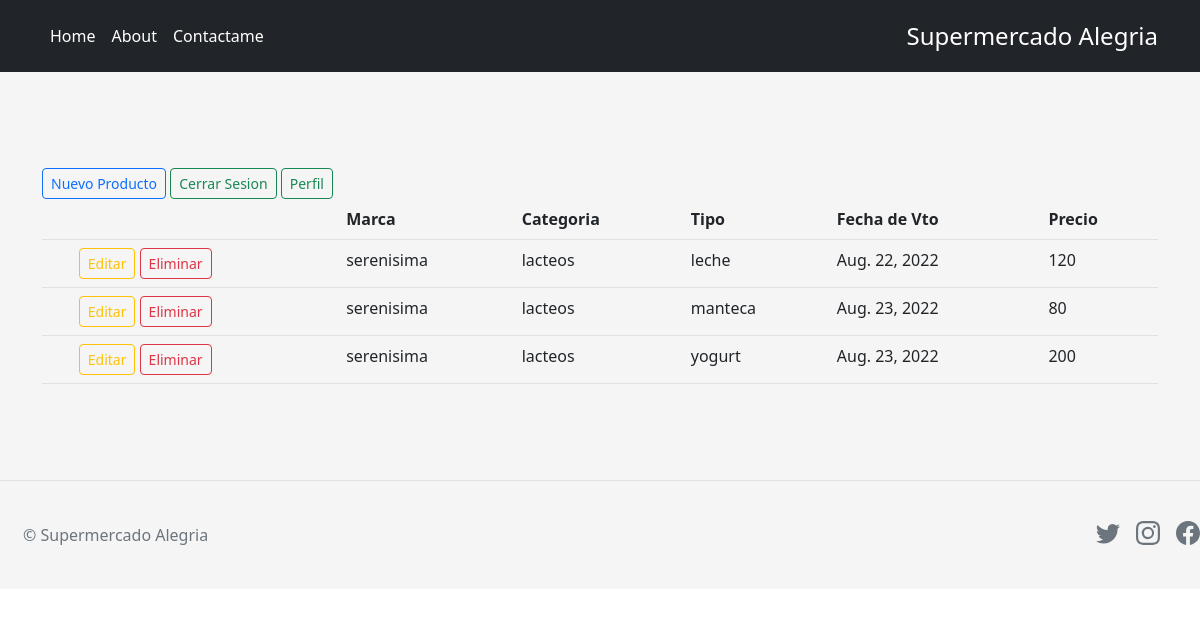
The page /panel/ (signed in) on the database as committed earlier.
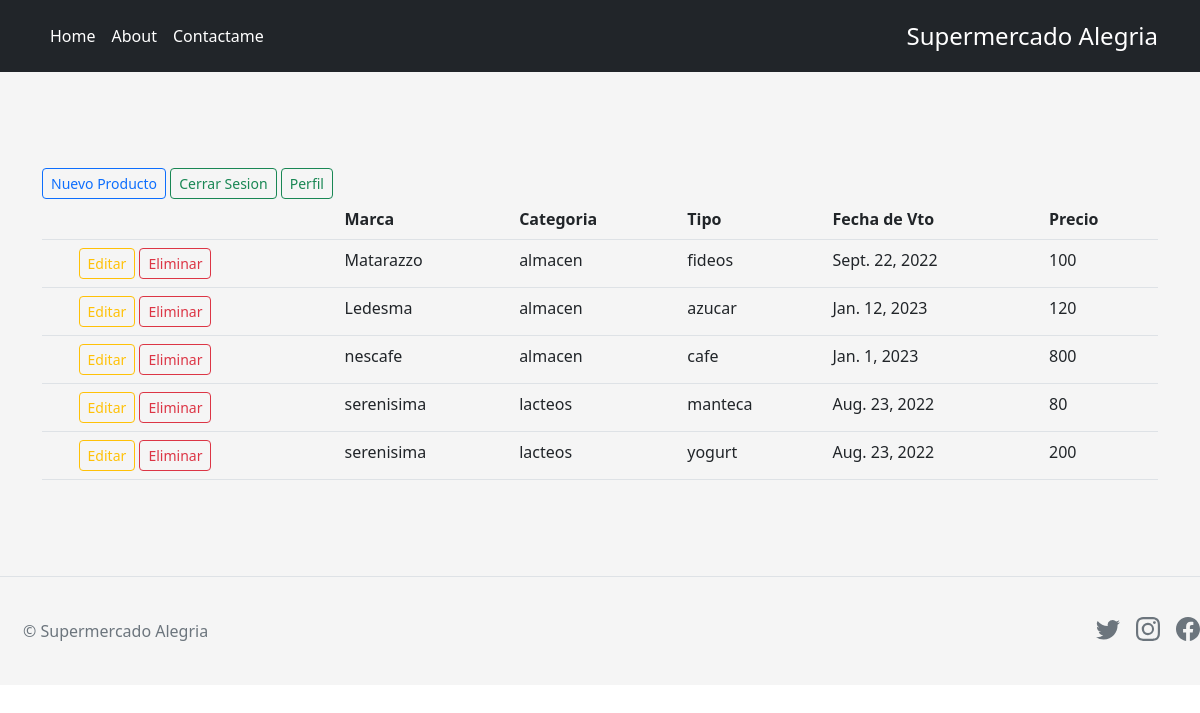
The same page on the database as committed later.
### AppFinal/models.py (models this page shows, shortened)
class Productos(models.Model):
    marca= models.CharField(max_length=40)
    categoria= models.CharField(max_length=40)
    tipo= models.CharField(max_length=40)
    fecha_Vto = models.DateField()
    precio= models.IntegerField()
    image = models.ImageField(upload_to="productos", null=True)

### AppFinal/views.py (the view)
# urls.py: path('panel/', PanelView.as_view(), name='panel-page'),
class PanelView(LoginRequiredMixin, BaseView, ListView):
    queryset = Productos.objects.all()
    template_name = "Productos/productos.html"
    context_object_name = "Productos"

### AppFinal/views.py (called while the page is built)
     def get_context_data(self, **kwargs):
        context = super().get_context_data(**kwargs)
        context['Productos'] = Productos.objects.order_by('categoria')
        return context

### AppFinal/templates/Productos/productos.html
{% extends "principal/base.html" %}
{% block main %}
<main class="flex-shrink-0">
    <div class="container" style="margin-top: 1em;">
     <a type="button" href="{% url "crear-producto" %}" class="btn btn-sm btn-outline-primary">Nuevo Producto </a>
     <a type="button" href= "{% url 'panel-logout' %}" class="btn btn-sm btn-outline-success">Cerrar Sesion </a>
     <a type="button" href="{% url "empleado-detalle" user.id %}" class="btn btn-sm btn-outline-success">Perfil</a>
    <table class="table">
        <thead>
            <tr>
                <th scope="col">  </th>
                <th scope="col">  </th>
                <th scope="col"> Marca </th>
                <th scope="col"> Categoria </th>
                <th scope="col"> Tipo </th>
                <th scope="col"> Fecha de Vto </th>
                <th scope="col"> Precio </th>
            </tr>
        </thead>
             <tbody>
                    {%for Productos in Productos %}
                        <tr>
                            <th scope="row"></th>
                            <td>
                                <a type="button" href="{% url "producto-update"  Productos.id %}" class="btn btn-sm btn-outline-warning">Editar</a>
                                <a type="button" href="{% url "eliminar-producto" Productos.id %}" class="btn btn-sm btn-outline-danger">Eliminar</a>
                            </td>
                            <td>{{Productos.marca}}</td>
                            <td>{{Productos.categoria}}</td>
                            <td>{{Productos.tipo}}</td>
                            <td>{{Productos.fecha_Vto}}</td>
                            <td>{{Productos.precio}}</td>
                        </tr>
                    {% endfor %}
             </tbody>
    </table>
    </div>
</main>
{% endblock %}

### AppFinal/templates/principal/base.html (shortened to what this page needs)
<!doctype html>
<html lang="en" >
  <head>
    <link href="https://cdn.jsdelivr.net/npm/bootstrap@5.2.0/dist/css/bootstrap.min.css" rel="stylesheet">
  </head>
  <body>
      <header class="p-3 text-bg-dark">
        <div class="container">
          <div class="d-flex flex-wrap align-items-center justify-content-center justify-content-lg-start">
              <ul class= "nav col-12 col-lg-auto me-lg-auto mb-2 justify-content-center mb-md-0">
                <li class="nav-item"><a href="{% url 'main-page' %}" class="nav-link px-2 text-white">Home</a></li>
                <li class="nav-item"><a href= "{% url "about" %}"class="nav-link px-2 text-white">About</a></li>
                <li class="nav-item"><a href= "{% url "Contactame" %}"class="nav-link px-2 text-white">Contactame </a></li>
              </ul>
              <div class="text-end">
                <span class="fs-4"> Supermercado Alegria </span>
              </div>
          </div>
        </div>
      </header>
      <main>
      {% block main %}
      {% endblock %}
      </main>
      <footer class="d-flex flex-wrap justify-content-between align-items-center border-top">
        <div class="col-md-4 d-flex align-items-center">
          <a href="/" class="mb-3 me-2 mb-md-0 text-muted text-decoration-none lh-1">
            <svg class="bi" width="15" height="10"><use xlink:href="#bootstrap"/></svg>
          </a>
          <span class="mb-3 mb-md-0 text-muted">&copy; Supermercado Alegria </span>
        </div>
        <ul class="nav col-md-4 justify-content-end list-unstyled d-flex">
          <li class="ms-3"><a class="text-muted" href="https://twitter.com/?lang=es"><svg class="bi" width="24" height="24"><use xlink:href="#twitter"/></svg></a></li>
          <li class="ms-3"><a class="text-muted" href="https://www.instagram.com"><svg class="bi" width="24" height="24"><use xlink:href="#instagram"/></svg></a></li>
          <li class="ms-3"><a class="text-muted" href="https://es-la.facebook.com"><svg class="bi" width="24" height="24"><use xlink:href="#facebook"/></svg></a></li>
        </ul>
      </footer>
  </body>
</html>

### AppFinal/templates/principal/base.html (style rules this page uses)
body { height: 100%; }
footer { display: flex; align-items: center; padding-top: 40px; padding-bottom: 40px; background-color: #f5f5f5; }
main { height: 630px display: flex; align-items: center; padding-top: 40px; padding-bottom: 40px; background-color: #f5f5f5; }
.bi { vertical-align: -.125em; fill: currentColor; }

Rows that differ between the two databases and show on the page:
removed Productos: marca "serenisima", categoria "lacteos", tipo "leche", fecha_Vto "Aug. 22, 2022", precio "120"
added Productos: marca "Matarazzo", categoria "almacen", tipo "fideos", fecha_Vto "Sept. 22, 2022", precio "100"
added Productos: marca "Ledesma", categoria "almacen", tipo "azucar", fecha_Vto "Jan. 12, 2023", precio "120"
added Productos: marca "nescafe", categoria "almacen", tipo "cafe", fecha_Vto "Jan. 1, 2023", precio "800"
